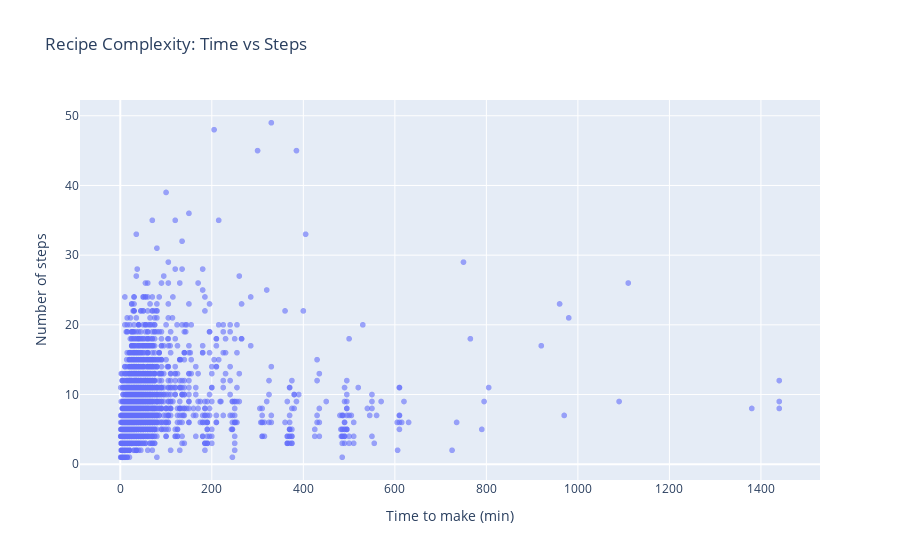

Notebook code for this chart:
### Markdown cell above
De flesta recept faller under < 30 steg och < 15 ingrediencer. Finns enstaka recept som har många steg + få ingrediencer och färre steg + många ingrediencer. Sen måste man komma ihåg att dessa recept är producerat av ett community, och olika personer kommer dela på stegen och ingrediencerna på olika vis.

### Code cell
fig = px.scatter(df_recipes, x='minutes', y='n_steps',
                 title='Recipe Complexity: Time vs Steps',
                 labels={'minutes': 'Time to make (min)', 'n_steps': 'Number of steps'},
                 opacity=0.6)
fig.show()

### Figure 1 — Plotly figure (JSON) as saved in the notebook; plotly's stock layout.template omitted (floating-point values rounded to 4 significant figures; data arrays with more than 128 entries replaced by an {"elided": "..."} marker saying what was removed)
{"data": [{"hovertemplate": "Time to make (min)=%{x}<br>Number of steps=%{y}<extra></extra>", "legendgroup": "", "marker": {"color": "#636efa", "opacity": 0.6, "symbol": "circle"}, "mode": "markers", "name": "", "showlegend": false, "type": "scattergl", "x": {"elided": "2908 int values"}, "xaxis": "x", "y": {"elided": "2908 int values"}, "yaxis": "y"}], "layout": {"legend": {"tracegroupgap": 0}, "title": {"text": "Recipe Complexity: Time vs Steps"}, "xaxis": {"anchor": "y", "domain": [0, 1], "title": {"text": "Time to make (min)"}}, "yaxis": {"anchor": "x", "domain": [0, 1], "title": {"text": "Number of steps"}}}}
